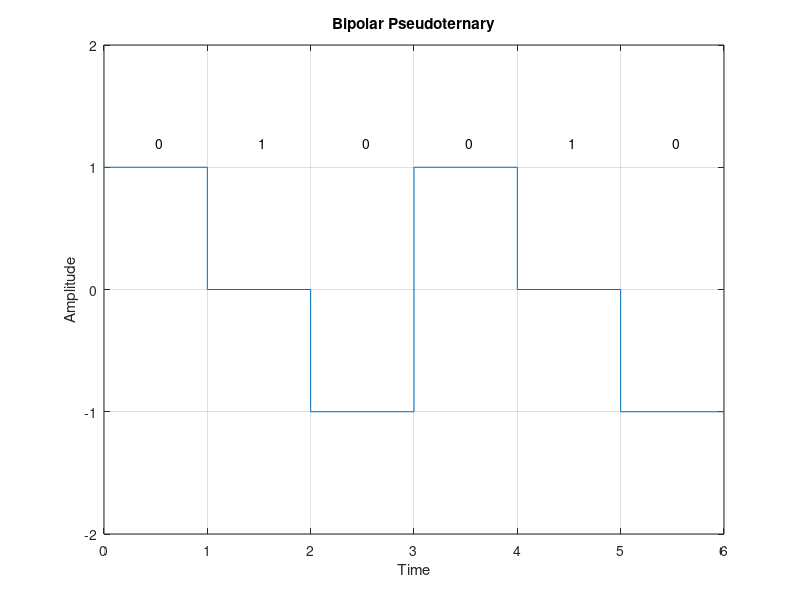

MATLAB code to generate this figure:
m = [0 1 0 0 1 0];
n = length(m);
x = [];
y = [];
a=1;
for i=1:n
    x=[x i-1 i];
    if(m(i)== 0)
        y=[y a a];
        a=a*(-1);
    else
        y=[y 0 0];
    end
end

plot(x,y),axis([0,n,-2,2]);
title('Bipolar Pseudoternary');
xlabel('Time');
ylabel('Amplitude');
for i = 1:n
    text(i-0.5, 1.2, num2str(m(i)));
end
grid on